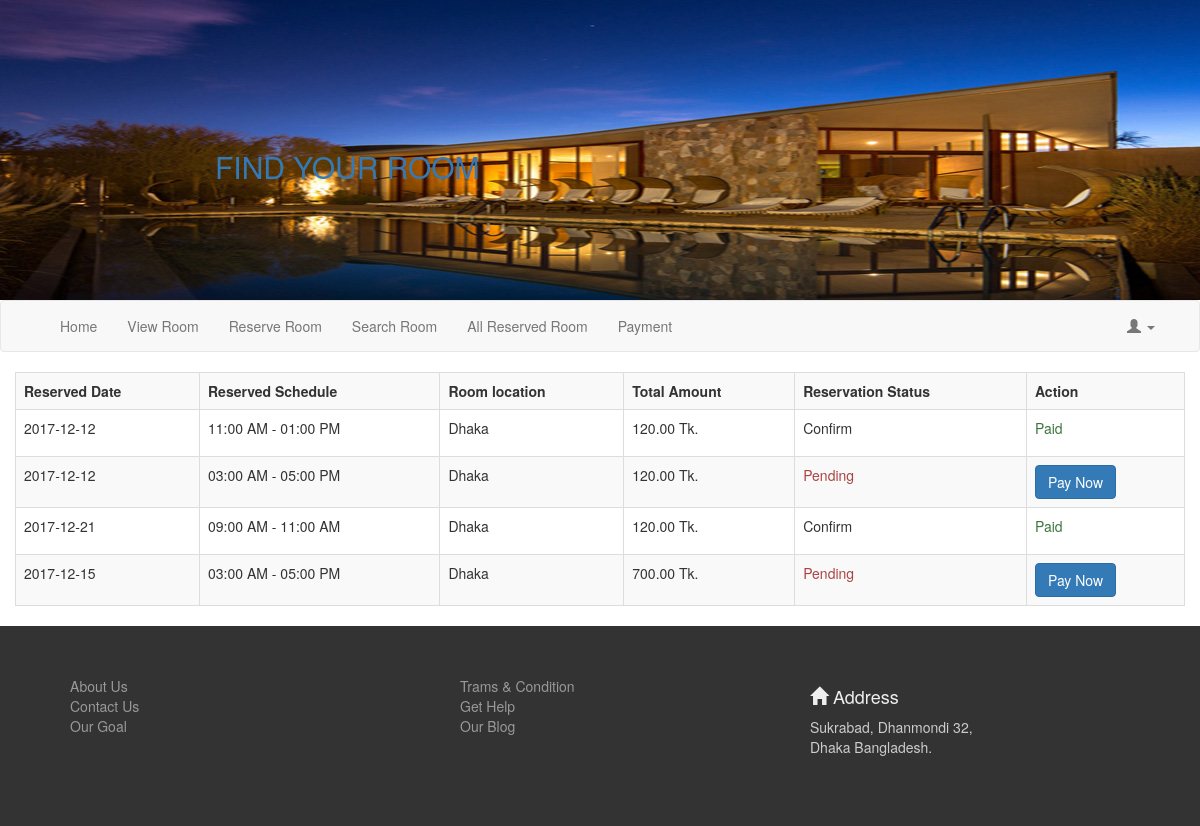
/Payment.php, run on the app's committed database.
### tables this page shows
CREATE TABLE `payment` (
  `id` int(11) NOT NULL,
  `reservedId` int(11) DEFAULT NULL,
  `paymentAmount` double(10,2) DEFAULT NULL,
  `paymentstatus` varchar(255) DEFAULT NULL,
  `usersId` int(11) DEFAULT NULL
);

CREATE TABLE `reserved_room` (
  `id` int(11) NOT NULL,
  `roomId` int(11) DEFAULT NULL,
  `reserveDate` varchar(255) DEFAULT NULL,
  `reservedSchedule` varchar(255) DEFAULT NULL
);

CREATE TABLE `room` (
  `id` int(11) NOT NULL,
  `location` varchar(255) DEFAULT NULL,
  `size` varchar(255) DEFAULT NULL,
  `scheduleTime` varchar(255) DEFAULT NULL,
  `price` double(10,2) DEFAULT NULL,
  `picture` varchar(255) DEFAULT NULL,
  `description` text
);

### include/databaseCon.php (called while the page is built, shortened)
<?php
class database
{
	private $host="localhost";
	private $username="root";
	private $password="";
	private $database_name="roomreservation";
	public function GetData($qry){
		$con = new mysqli($this->host,$this->username,$this->password,$this->database_name);
		if(mysqli_query($con,$qry))
		{
			$result = mysqli_query($con,$qry);
			return $result;
		}
		else
		{
			mysqli_close($con);
			return false;
		}
	}
}

### Payment.php (the view)
<?php
	include 'include/menu.php';
	$st = "SELECT payment.id,paymentAmount,paymentstatus,name,reserveDate,reservedSchedule,location FROM payment,reserved_room,users,room where payment.usersId = users.id And payment.reservedId = reserved_room.id And room.id = reserved_room.roomId;";
	$result = $db->GetData($st);
?>
<div class="container">
	<div class="row">
		<table class="table table-striped table-bordered">
			<tr>
				<th>Reserved Date</th>
				<th>Reserved Schedule</th>
				<th>Room location</th>
				<th>Total Amount</th>
				<th>Reservation Status</th>
				<th>Action</th>
			</tr>
			<?php
			while($info = mysqli_fetch_assoc($result))
				{ ?>
			<tr>
				<td> <?=$info['reserveDate'] ?> </td>
				<td> <?=$info['reservedSchedule'] ?> </td>
				<td> <?=$info['location'] ?> </td>
				<td> <?=$info['paymentAmount'] ?> Tk. </td>
				<td>
					<?php
						if($info['paymentstatus'] == 0)
						{
							echo '<p class="text-danger">Pending</p>';
						}
						else
						{
							echo 'Confirm';
						}
					?>
				</td>
				<td>
					<?php
						if($info['paymentstatus'] == 0)
						{ ?>
							<a href="?payId= <?=$info['id'] ?>" class="btn btn-primary"> Pay Now</a> <?php
						}
						else
						{
							echo '<p class="text-success">Paid</p>';
						}
					?>
				</td>
			</tr> <?php } ?>
		</table>
	</div>
</div>
<?php
	include 'include/footer.php';
?>

### data on the page
payment: reservedId.reserveDate "2017-12-12", reservedId.reservedSchedule "11:00 AM - 01:00 PM", room.location "Dhaka", paymentAmount "120.00", paymentstatus "Confirm"
payment: reservedId.reserveDate "2017-12-12", reservedId.reservedSchedule "03:00 AM - 05:00 PM", room.location "Dhaka", paymentAmount "120.00", paymentstatus "Pending"
payment: reservedId.reserveDate "2017-12-21", reservedId.reservedSchedule "09:00 AM - 11:00 AM", room.location "Dhaka", paymentAmount "120.00", paymentstatus "Confirm"
payment: reservedId.reserveDate "2017-12-15", reservedId.reservedSchedule "03:00 AM - 05:00 PM", room.location "Dhaka", paymentAmount "700.00", paymentstatus "Pending"
